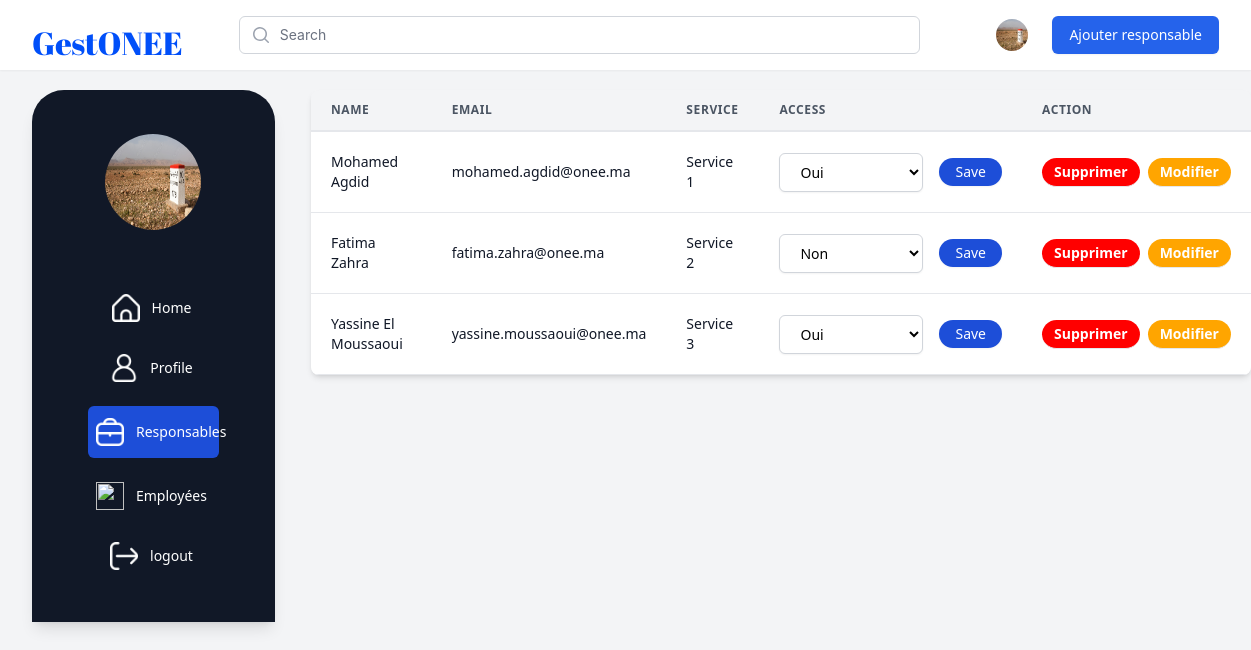
The app's page /src/admin/responsable.php (signed in) with its own data.
### tables this page shows
CREATE TABLE responsable (
    id INT(11) NOT NULL AUTO_INCREMENT PRIMARY KEY,
    name VARCHAR(50) NOT NULL,
    picture VARCHAR(100) NULL,
    email VARCHAR(100) NOT NULL,
    gender ENUM('male', 'female') NOT NULL,
    address TEXT NULL,
    typeservice VARCHAR(20) NULL,
    password VARCHAR(255) NOT NULL DEFAULT "R-1234",
    idb INT(11) NULL,
    idservice INT(11) NULL,
    type VARCHAR(1) DEFAULT "R",
    note TEXT NULL,
    acces ENUM('Oui', 'Non') DEFAULT 'Non',
    FOREIGN KEY (idservice) REFERENCES service(id)
);

### src/admin/responsable.php (the view, shortened to what this page needs)
<?php
require_once("../connection.php");
?>
<!DOCTYPE html>
<html lang="en" class="h-full bg-gray-100">
<head>
  <link href="../output.css" rel="stylesheet">
  <link href="../style2.css" rel="stylesheet">
</head>
<body class="h-full">
<div class="min-h-full">
    <header class="bg-white shadow-sm lg:static lg:overflow-y-visible" x-state:on="Menu open" x-state:off="Menu closed" :class="{ 'fixed inset-0 z-40 overflow-y-auto': open }" x-data="Components.popover({ open: false, focus: false })" x-init="init()" @keydown.escape="onEscape" @close-popover-group.window="onClosePopoverGroup">
      <div class="mx-auto max-w-7xl px-4 sm:px-6 lg:px-8">
        <div class="relative flex justify-between lg:gap-8 xl:grid xl:grid-cols-12">
          <div class="flex md:absolute md:inset-y-0 md:left-0 lg:static xl:col-span-2">
            <div class="flex flex-shrink-0 items-center">
              <a href="#">
                <h1 class="font1 block h-8 w-auto">GestONEE</h1>
                </a>
            </div>
          </div>
          <div class="min-w-0 flex-1 md:px-8 lg:px-0 xl:col-span-6">
            <div class="flex items-center px-6 py-4 md:mx-auto md:max-w-3xl lg:mx-0 lg:max-w-none xl:px-0">
              <div class="w-full">
                <div class="relative">
                  <div class="pointer-events-none absolute inset-y-0 left-0 flex items-center pl-3">
                  </div>
                  <input id="search" name="search" class="block w-full rounded-md border border-gray-300 bg-white py-2 pl-10 pr-3 text-sm placeholder-gray-500 focus:border-blue-900 focus:text-gray-900 focus:placeholder-gray-400 focus:outline-none focus:ring-1 focus:ring-blue-900 sm:text-sm" placeholder="Search" type="search">
                </div>
              </div>
            </div>
          </div>
          <div class="hidden lg:flex lg:items-center lg:justify-end xl:col-span-4">
            <div x-data="Components.menu({ open: false })" x-init="init()" @keydown.escape.stop="open = false; focusButton()" @click.away="onClickAway($event)" class="relative ml-5 flex-shrink-0">
              <div>
                <img onclick='profile()'  loading="lazy" class="h-8 w-8 rounded-full" src="../../img/er1.png" alt="profile">
                   </div>
            </div>
            <button onclick="add()" class="ml-6 inline-flex items-center rounded-md border border-transparent bg-blue-600 px-4 py-2 text-sm font-medium text-white shadow-sm hover:bg-blue-700 focus:ring-blue-500">Ajouter responsable</button>
          </div>
        </div>
      </div>
    </header>
    <div class="flex py-5 ml-8 w-auto">
      <nav class="bg-gray-900 rounded-t-lX px-14 py-11 flex flex-col sticky top-4 text-white shadow-lg">
    <img loading="lazy" class="h-24 w-24 rounded-full" src="../../img/er1.png" alt="profile" />
    <br>
              <a href="./../admin/home.php" class=" text-gray-900 flex items-center px-3 py-2 text-sm font-medium rounded-md" aria-current="page" x-state:on="Current" x-state:off="Default" x-state-description="Current: &quot;bg-gray-200 text-gray-900&quot;, Default: &quot;text-gray-700 hover:bg-blue-700&quot;">
                <img loading="lazy" src="../../img/home(2).png" class="text-gray-500 flex-shrink-0 -ml-1 mr-3 h-7 w-7 "></img>
                <span class="text-white">Home</span>
              </a>
              <a href="./profile.php" class="text-gray-700 hover:bg-blue-700 flex items-center px-3 py-2 text-sm font-medium rounded-md" x-state-description="undefined: &quot;bg-gray-200 text-gray-900&quot;, undefined: &quot;text-gray-700 hover:bg-blue-700&quot;">
                <img loading="lazy" src="../../img/avatar(1).png" class="text-gray-500 flex-shrink-0 -ml-1 mr-3 h-7 w-7"></img>
                  <span class="text-white">Profile</span>
                </a>
              <a href="./responsable.php" class="bg-blue-700 text-gray-700 hover:bg-blue-700 flex items-center px-3 py-3 text-sm font-medium rounded-md" x-state-description="undefined: &quot;bg-gray-200 text-gray-900&quot;, undefined: &quot;text-gray-700 hover:bg-blue-700&quot;">
              <img loading="lazy" src="../../img/briefcase.png" class="text-gray-500 flex-shrink-0 -ml-1 mr-3 h-7 w-7"></img>
                <span class="text-white">Responsables</span>
              </a>
              <a href="./employee.php" class="text-gray-700 hover:bg-blue-700 flex items-center px-3 py-2 text-sm font-medium rounded-md" x-state-description="undefined: &quot;bg-gray-200 text-gray-900&quot;, undefined: &quot;text-gray-700 hover:bg-blue-700&quot;">
              <img loading="lazy" src="../../img/calendar(1).png" class="text-gray-500 flex-shrink-0 -ml-1 mr-3 h-7 w-7"></img>
                <span class="text-white">Employées</span>
              </a>
                <a href="logout.php" class="text-gray-700 hover:bg-blue-700 flex items-center px-3 py-2 text-sm font-medium rounded-md" x-state-description="undefined: &quot;bg-gray-200 text-gray-900&quot;, undefined: &quot;text-gray-700 hover:bg-blue-700&quot;">
                <img loading="lazy" src="../../img/exit.png" class="text-gray-500 flex-shrink-0 -ml-1 mr-3 h-7 w-7"></img>
                  <span class="text-white text-nowrap">logout</span>
                </a>
    </nav>
    <div class="ml-9 w-full">
    <div id='tab' class="inline-block min-w-full shadow-md rounded-lg overflow-hidden">
        <?php
        $select = $pdo->prepare("SELECT id, name, email, typeservice, idservice,acces FROM responsable");
        $select->execute();
        $data = $select->fetchAll();
        ?>
        <table class="min-w-full leading-normal">
            <thead>
                <tr>
                    <th class="px-5 py-3 border-b-2 border-gray-200 bg-gray-100 text-left text-xs font-semibold text-gray-600 uppercase tracking-wider">
                        Name
                    </th>
                    <th class="px-5 py-3 border-b-2 border-gray-200 bg-gray-100 text-left text-xs font-semibold text-gray-600 uppercase tracking-wider">
                        Email
                    </th>
                    <th class="px-5 py-3 border-b-2 border-gray-200 bg-gray-100 text-left text-xs font-semibold text-gray-600 uppercase tracking-wider">
                        Service
                    </th>
                    <th class="px-5 py-3 border-b-2 border-gray-200 bg-gray-100 text-left text-xs font-semibold text-gray-600 uppercase tracking-wider">
                        Access
                    </th>
                    <th class="px-5 py-3 border-b-2 border-gray-200 bg-gray-100 text-left text-xs font-semibold text-gray-600 uppercase tracking-wider">
                        Action
                    </th>
                </tr>
            </thead>
            <tbody>
                <?php foreach ($data as $responsable): ?>
                    <tr>
                        <td class="px-5 py-5 border-b border-gray-200 bg-white text-sm">
                            <p class="text-gray-900 whitespace-no-wrap"><?php echo htmlspecialchars($responsable['name']); ?></p>
                        </td>
                        <td class="px-5 py-5 border-b border-gray-200 bg-white text-sm">
                            <p class="text-gray-900 whitespace-no-wrap"><?php echo htmlspecialchars($responsable['email']); ?></p>
                        </td>
                        <td class="px-5 py-5 border-b border-gray-200 bg-white text-sm">
                            <p class="text-gray-900 whitespace-no-wrap"><?php echo htmlspecialchars($responsable['typeservice']); ?></p>
                        </td>
                        <td class="px-5 py-5 border-b border-gray-200 bg-white text-sm">
                        <div class="flex items-center">
    <form action="action2.php" method="POST" class="flex items-center">
        <select name="access" class="w-36 px-4 py-2 bg-white border border-gray-300 rounded-md shadow-sm focus:outline-none focus:border-blue-500 sm:text-sm">
        <?php
        if($responsable['acces']=='Non'){
          echo "<option value='Non' selected>Non</option>
            <option value='Oui'>Oui</option>";
        }
        elseif($responsable['acces']=='Oui'){
          echo "<option value='Oui' selected>Oui</option>
          <option value='Non'>Non</option>";
        }
        ?>
        </select>
        <button type='submit' style="margin-left:1rem;" class="px-4 py-1 bg-blue-700 text-white rounded-full shadow-sm hover:bg-blue-600 focus:outline-none focus:ring-2 focus:ring-blue-500 focus:ring-opacity-50" type="button">Save</button>
    </form>
</div>
                        </td>
                        <td class="px-5 py-5 border-b border-gray-200 bg-white text-sm">
                        <div class="flex items-center">
                        <form action="action2.php" method="POST" class="flex items-center">
        <button type="submit" class="px-3 py-1 text-white font-bold border-b text-sm inset-0 rounded-full" style="background-color:red;">Supprimer</button>
</form>
<button onclick="edit(<?php echo $responsable['id']; ?>)" class="px-3 py-1 text-white font-bold border-b text-sm inset-0 rounded-full" style="background-color:orange; margin-left:0.5rem;">Modifier</button>
               </div>
                      </td>
                    </tr>
                <?php endforeach; ?>
            </tbody>
        </table>
    </div>
</div>
    </div></div>
  </body>

### src/style2.css (style rules this page uses)
.font1 { font-family: "Abril Fatface", serif; font-weight: 450; font-style: normal; font-size: 2rem; color: #004ff9; }
nav { display: flex; align-items: center; gap: 1rem; padding: 0.5rem 1rem; }
nav img { height: 30px; width: auto; }
::placeholder { font-family: -apple-system, BlinkMacSystemFont, 'Segoe UI', Roboto, Oxygen, Ubuntu, Cantarell, 'Open Sans', 'Helvetica Neue', sans-serif; }
.rounded-t-lX { border-top-left-radius: 2rem; border-top-right-radius: 2rem; }

### records on screen
responsable: name "Mohamed Agdid", email "mohamed.agdid@onee.ma", typeservice "Service 1", access "Oui"
responsable: name "Fatima Zahra", email "fatima.zahra@onee.ma", typeservice "Service 2", access "Non"
responsable: name "Yassine El Moussaoui", email "yassine.moussaoui@onee.ma", typeservice "Service 3", access "Oui"
